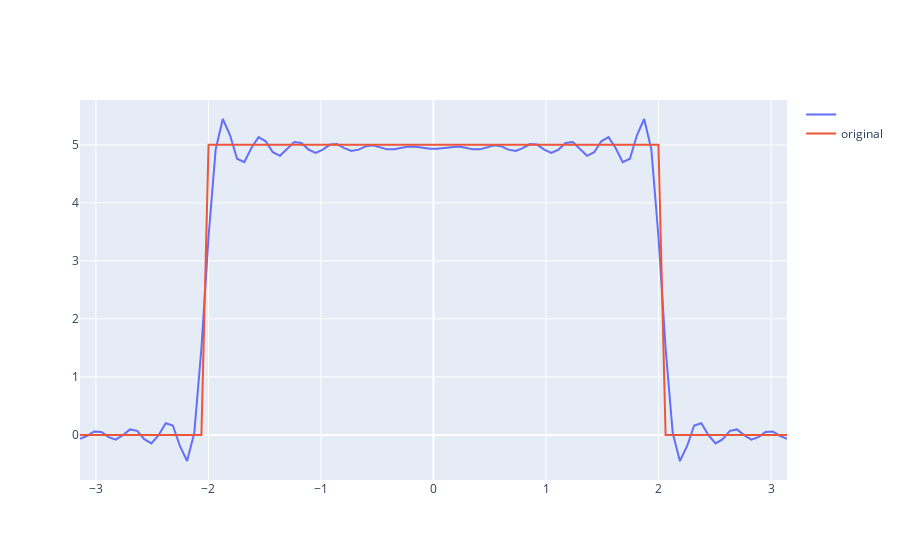

The notebook cell saved with this chart:
### Code cell
N=100
def f(x):
    return box(x)
x=np.linspace(-np.pi,np.pi,N)
fx=[]
gx=[]
cn=((np.dot(fft(N),f(x)))/N)
M =40

k=np.linspace(int((-M/2)),(M-1)-int((M/2)),M)
dn=cn*1j*np.sign(k)

for xi in x:
    result=0
    for n in range(int((-M/2)),(M-1)-int((M/2))):
      result=result+(cn[int(n+(M/2))]*(np.e**(1j*n*xi))) #Calculate Fourier Series approximation using formula
    fx.append(result.real)
fig=go.Figure()
plot(fig,x,fx,'')
plot(fig,x,f(x),'original')
fig

#dn=cn*
